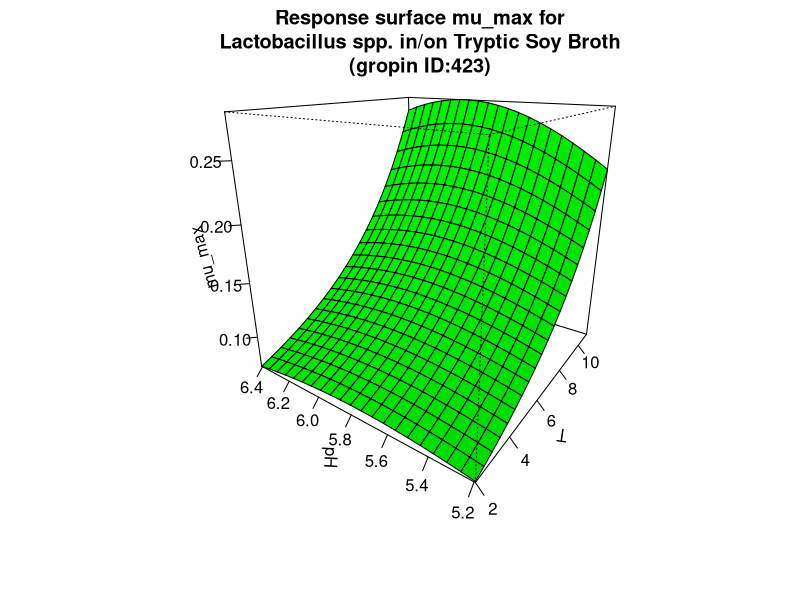

The R script that drew this image:
#############################
# start of Parameter script
#############################
T <- seq(1.998001998002,11.011,length.out=21)
pH <- seq(5.1948051948052,6.4064,length.out=21)
#############################
# end of Parameter script
#############################
############################# 
# start of Model script Gropin ID 423 
#############################
 
# constant coefficients for this model
 
variables <- data.frame(T,pH)
argumentsPar <- expand.grid(variables)
 
# heart of the model
response_surface <- function(T,pH) {
   mumax <-exp(-12.65+0.004234*(T^2)-0.3024*(pH^2)+0.01535*T*pH-0.004356*T+3.467*pH)

return(mumax=mumax)
} 

# output parameters
mumax <- cbind(argumentsPar,response_surface(argumentsPar['T'],argumentsPar['pH']))
colnames(mumax) <- c(colnames(argumentsPar),'mumax')
#############################
# End of Model script
#############################
############################# 
# start of Visualisation script Gropin ID 423 
#############################
persp(T,pH,matrix(unlist(mumax$mumax),nrow=21),col = 'green',xlab='T',ylab='pH',zlab='mu_max',main='Response surface mu_max for
Lactobacillus spp. in/on Tryptic Soy Broth
(gropin ID:423)',theta=305,phi=20,shade=0.25,ticktype = 'detailed')
#############################
# End of Visualisation script
#############################
